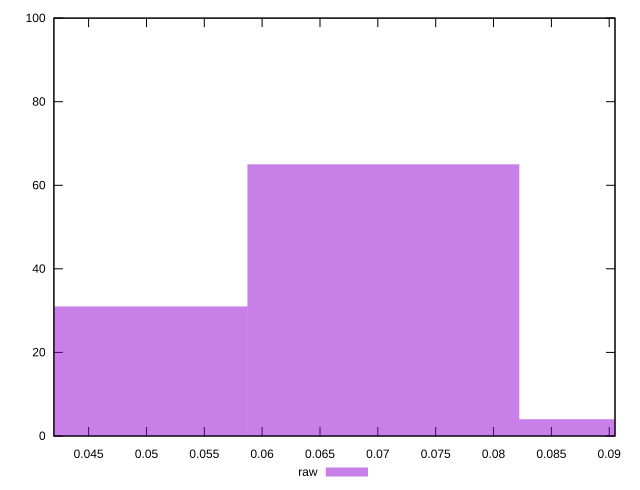

Reproduce this figure in gnuplot.
reset
set terminal svg size 640, 490
set output "reprap/network-rtt/samples/pages+cached+noexternal+nofonts+nosvg+noimg/raw/histogram.svg"

$raw <<EOF
0.07096496853486939 65
0.047309979023246254 32
0.09461995804649251 3
EOF

set key outside below
set boxwidth 0.023654989511623127
set yrange [0:100]
set style fill transparent solid 0.5 noborder

plot \
  $raw title "raw" with boxes, \


reset
